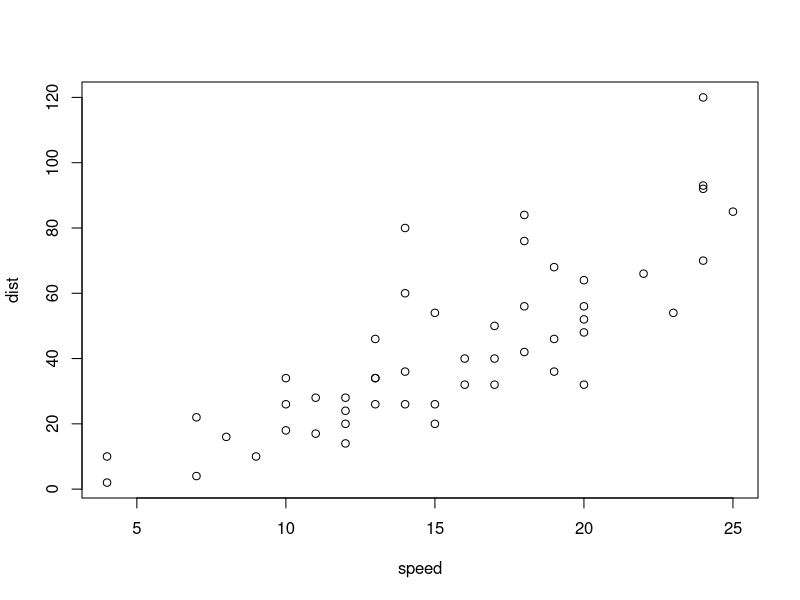
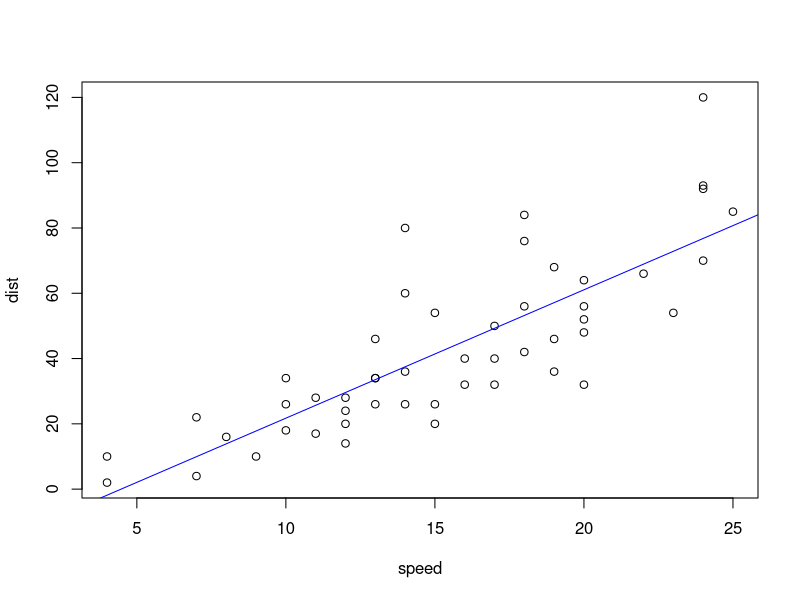

These charts were generated, in order, by the following R code:
## ---- chunk 1
thmcounter=0
excounter=0
cid='lsapp'
## ---- chunk 2
summary(cars)
## ---- chunk 3
plot(cars)
## ---- chunk 4
# Create matrix X and label the columns
X=model.matrix(dist~speed, data=cars)

# Create vector y and label the column
y=cars$dist
## ---- chunk 5
# Show first 10 rows, all columns. To show only observations 2,4, and 7, for
# example, the code would be X[c(2,4,7), ]
X[1:10, ]
y[1:10]
## ---- chunk 6
(beta=solve(t(X) %*% X ,t(X)%*%y))
## ---- chunk 7
meany=mean(y)
XXinv=solve(t(X)%*%X)
yhat=X%*%XXinv%*%t(X)%*%y
resid=y-yhat
SStotal=norm(y-meany,type="2")^2
### OR  SStotal=t(y-meany)%*%(y-meany)
SSreg=norm(yhat-meany,type="2")^2
### OR  SSreg=t(yhat-meany)%*%(yhat-meany)
SSresid=norm(resid,type="2")^2
### OR SSresid=t(resid)%*%resid
Rsquared=SSreg/SStotal
StdErrorResiduals=norm(resid/sqrt(48), type="2") #=sqrt(SSresid/48)
CovBeta=SSresid*XXinv/48
StdErrorIntercept = sqrt(CovBeta[1,1])
StdErrorSlope = sqrt(CovBeta[2,2])
## ---- chunk 8
sprintf("Rsquared: %s",Rsquared)
sprintf("SSresid: %s",SSresid)
sprintf("SSmodel: %s",SSreg)
sprintf("StdErrorResiduals: %s",StdErrorResiduals)
sprintf("StdErrorIntercept: %s",StdErrorIntercept)
sprintf("StdErrorIntercept: %s",StdErrorSlope)
## ---- chunk 9
plot(cars)
abline(beta[1],beta[2],col='blue')
## ---- chunk 10
fit = lm(dist ~ speed, data=cars)
summary(fit)
anova(fit)
